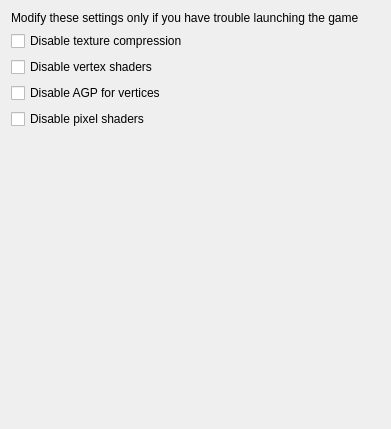
<?xml version="1.0" encoding="UTF-8"?>
<ui version="4.0">
 <class>display_settings_advanced_widget</class>
 <widget class="QWidget" name="display_settings_advanced_widget">
  <property name="geometry">
   <rect>
    <x>0</x>
    <y>0</y>
    <width>391</width>
    <height>429</height>
   </rect>
  </property>
  <property name="windowTitle">
   <string>Display advanced</string>
  </property>
  <layout class="QVBoxLayout" name="verticalLayout_3">
   <item>
    <layout class="QVBoxLayout" name="verticalLayout_2">
     <item>
      <widget class="QLabel" name="label">
       <property name="text">
        <string>Modify these settings only if you have trouble launching the game</string>
       </property>
      </widget>
     </item>
     <item>
      <layout class="QVBoxLayout" name="verticalLayout">
       <item>
        <widget class="QCheckBox" name="texcompressionCheckBox">
         <property name="text">
          <string>Disable texture compression</string>
         </property>
        </widget>
       </item>
       <item>
        <widget class="QCheckBox" name="vertexshaderCheckBox">
         <property name="text">
          <string>Disable vertex shaders</string>
         </property>
        </widget>
       </item>
       <item>
        <widget class="QCheckBox" name="verticesagpCheckBox">
         <property name="text">
          <string>Disable AGP for vertices</string>
         </property>
        </widget>
       </item>
       <item>
        <widget class="QCheckBox" name="pixelshadersCheckBox">
         <property name="text">
          <string>Disable pixel shaders</string>
         </property>
        </widget>
       </item>
      </layout>
     </item>
    </layout>
   </item>
   <item>
    <spacer name="verticalSpacer">
     <property name="orientation">
      <enum>Qt::Vertical</enum>
     </property>
     <property name="sizeHint" stdset="0">
      <size>
       <width>20</width>
       <height>293</height>
      </size>
     </property>
    </spacer>
   </item>
  </layout>
 </widget>
 <resources/>
 <connections/>
</ui>
